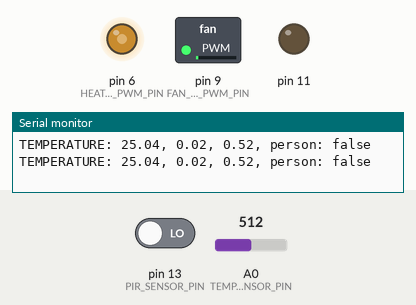
The sketch below on a simulated Arduino Uno, built with avr-gcc and run on an emulated ATmega328P. On the bench: switched loads named in the sketch (green lamp = pin HIGH), output pins drawn as LEDs (lit = HIGH), the last lines printed to the serial monitor. The inputs (shaded band) are chosen by the test bench; at power-on: A0 (TEMPERATURE_SENSOR_PIN) = 512, pin 13 (PIR_SENSOR_PIN) LOW.

Above: at 3.3 s.
3.4 s: A0 (TEMPERATURE_SENSOR_PIN) set to 716
At 6.0 s:
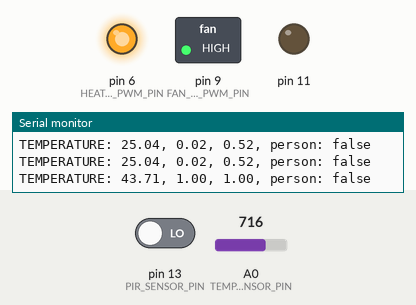
6.7 s: A0 (TEMPERATURE_SENSOR_PIN) set to 511
At 8.0 s:
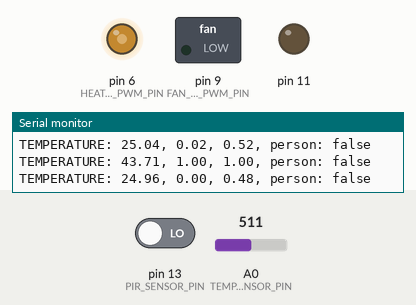
10.0 s: A0 (TEMPERATURE_SENSOR_PIN) set to 306
At 11.2 s:
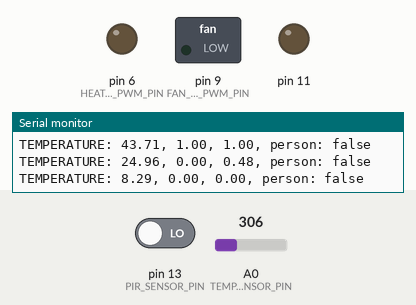
19.0 s: A0 (TEMPERATURE_SENSOR_PIN) set to 492
22.3 s: A0 (TEMPERATURE_SENSOR_PIN) set to 500
At 23.4 s:
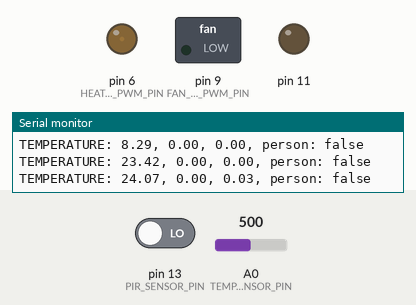
Timing chart, 0 to 25.3 s (numbered marks = the images above; inputs shaded):
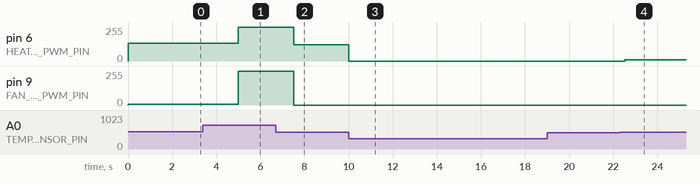

Measured:
- after the input at 3.4 s, pin 6 (HEATER_LED_PWM_PIN): 132/255 → 255/255 after 1.6 s; pin 9 (FAN_MODULE_PWM_PIN): 5/255 → 255/255 after 1.6 s
- after the input at 6.7 s, pin 6 (HEATER_LED_PWM_PIN): 255/255 → 122/255 after 0.81 s; pin 9 (FAN_MODULE_PWM_PIN): 255/255 → 0/255 after 0.81 s
- after the input at 10.0 s, pin 6 (HEATER_LED_PWM_PIN): 122/255 → 0/255 at once
- after the input at 22.3 s, pin 6 (HEATER_LED_PWM_PIN): 0/255 → 8/255 after 0.22 s

The sketch:

es2.4.ino
```cpp
#define TEMPERATURE_SENSOR_PIN  A0
#define FAN_MODULE_PWM_PIN      9
#define HEATER_LED_PWM_PIN      6
#define PIR_SENSOR_PIN          13
#define NOISE_SENSOR_PIN        7

#define PERIOD_LENGTH           2.5f // Seconds

// const int R0 = 100000;                      // Ohm
const int B = 4275;                            // K
const float analogReferenceV = 1023.f;         // V
const float oneOverT0 = 1.f / (25.0 + 273.15); // K
const float celsiusOffset = 273.15;            // K

const float TEMPERATURE_SET_POINT_FAN_MIN = 25.f;          // Celsius
const float TEMPERATURE_SET_POINT_FAN_MAX = 27.f;          // Celsius

const float TEMPERATURE_SET_POINT_HT_MIN = 24.f;          // Celsius
const float TEMPERATURE_SET_POINT_HT_MAX = 26.f;          // Celsius

int analogValue;
float RoverR0, T;

const long timeoutPir = 1800000;             // 30 minutes in ms
float millisSinceLastPerson = 0.f;
bool person = false;

const unsigned int nSoundEvents = 4;
// TODO: change me
const float soundInterval = 5.f * 1000;              // ms
const float timeoutSound = 10.f * 1000;              // ms

void noiseSensorISR()
{
    Serial.println("Hi from noiseSensorISR");
    digitalWrite(11, !digitalRead(NOISE_SENSOR_PIN));
}

void setup()
{
    Serial.begin(9600);

    // Set pin modes
    pinMode(TEMPERATURE_SENSOR_PIN, INPUT);
    pinMode(FAN_MODULE_PWM_PIN, OUTPUT);
    pinMode(HEATER_LED_PWM_PIN, OUTPUT);
    pinMode(PIR_SENSOR_PIN, INPUT);
    pinMode(NOISE_SENSOR_PIN, INPUT);

    pinMode(11, OUTPUT);

    // Initially set the fan module to off
    analogWrite(FAN_MODULE_PWM_PIN, 0);

    // Initially also set the heater led to off
    analogWrite(HEATER_LED_PWM_PIN, 0);

    // Set the ISR for the noise sensor
    attachInterrupt(digitalPinToInterrupt(NOISE_SENSOR_PIN), noiseSensorISR, FALLING);
}

void loop()
{
    // Read the analog value as a 10 bit integer
    analogValue = analogRead(TEMPERATURE_SENSOR_PIN);

    // Compute the resistance R
    RoverR0 = analogReferenceV / analogValue - 1;

    // Get the temperature in Celsius
    T = 1.f / ((log(RoverR0) / B) + oneOverT0) - celsiusOffset;

    // Calculate the percent
    float tempPercentAC = constrain((T - TEMPERATURE_SET_POINT_FAN_MIN) / (TEMPERATURE_SET_POINT_FAN_MAX - TEMPERATURE_SET_POINT_FAN_MIN), 0.f, 1.f);
    float tempPercentHT = constrain((T - TEMPERATURE_SET_POINT_HT_MIN) / (TEMPERATURE_SET_POINT_HT_MAX - TEMPERATURE_SET_POINT_HT_MIN), 0.f, 1.f);

    // Set the corresponding PWM output for the fan module
    analogWrite(FAN_MODULE_PWM_PIN, 255 * tempPercentAC);

    // Set the 'heater' intensity according to ambient temperature
    analogWrite(HEATER_LED_PWM_PIN, 255 * tempPercentHT);

    // Read the PIR motion sensor
    if (digitalRead(PIR_SENSOR_PIN))
    {
        // There is a person in the room
        person = true;

        // Reset the time since last person
        millisSinceLastPerson = millis();
    }
    else if (millis() - millisSinceLastPerson >= timeoutPir)
    {
        // The timeout has passed, the person is probably not here anymore
        person = false;
    }

    Serial.print("TEMPERATURE: ");
    Serial.print(T);
    Serial.print(", ");
    Serial.print(tempPercentAC);
    Serial.print(", ");
    Serial.print(tempPercentHT);
    Serial.print(", person: ");
    Serial.println(person ? "true" : "false");

    delay(PERIOD_LENGTH * 1e3);
}
```
